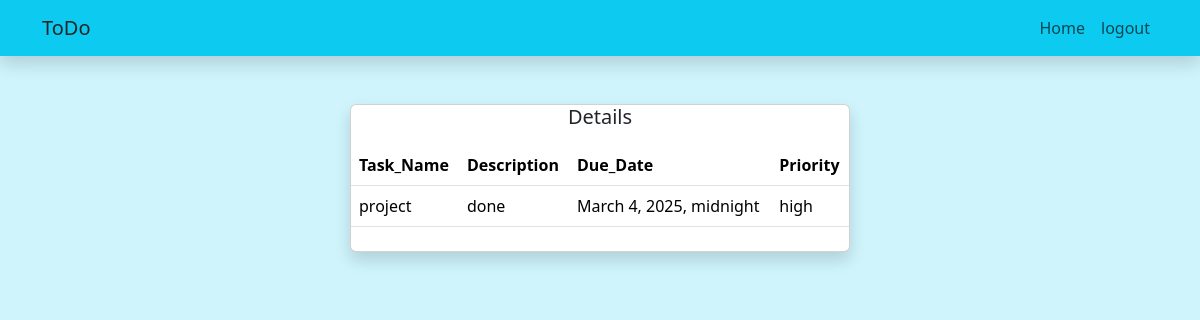
The page /task_manager/details/1 (signed in) on the database its author committed.
### task_manager/models.py (models this page shows, shortened)
class TaskModel(models.Model):
    task_name = models.CharField(max_length=100)
    task_description = models.TextField(max_length=200)
    created_date = models.DateTimeField(auto_now_add=True)
    due_date = models.DateTimeField()
    priority_level = [
        ("low","low"),
        ("medium","medium"),
        ("high","high")
    ]
    priority = models.CharField(max_length=10,choices=priority_level)
    point = models.IntegerField(default=0)
    status =models.BooleanField(default=False)
    user = models.ForeignKey(User,on_delete=models.CASCADE)
    def __str__(self):
        return self.task_name

### task_manager/views.py (the view)
# urls.py: path('task_manager/details/<int:pk>',TaskDetailsView.as_view(),name='details'),
@ method_decorator(decorator=is_user,name="dispatch")
class TaskDetailsView(View):
    def get(self,request,**kwargs):
        id  = kwargs.get("pk")
        data = TaskModel.objects.get(id = id)
        return render(request,"details.html",{'data':data})

### task_manager/views.py (called while the page is built)
def is_user(fn):
    def wrapper(request,**kwargs):
        id = kwargs.get("pk")
        data = TaskModel.objects.get(id = id)
        if data.user == request.user:
            return fn(request,**kwargs)
        else:
            return redirect("signin")
    return wrapper

### task_manager/templates/details.html (shortened to what this page needs)
<!DOCTYPE html>
<html lang="en">
<head>
    <link href="https://cdn.jsdelivr.net/npm/bootstrap@5.3.3/dist/css/bootstrap.min.css" rel="stylesheet"
>
</head>
<body class="bg-info-subtle">
    <div>
        <nav class="navbar navbar-expand-lg bg-info bg-gradients shadow">
            <div class="container">
                <a href="" class="navbar-brand card-title">
                    ToDo
                </a>
                <div class="d-flex justify-content-start">
                    <ul class="navbar-nav">
                        <li class="nav-item">
                            <a href="" class="nav-link">Home</a>
                        </li>
                        <li>
                            <a class="nav-link" href="http://127.0.0.1:8000">logout</a>
                        </li>
                    </ul>
                </div>
            </div>
        </nav>
    </div>
    <div class="d-flex justify-content-center">
        <div class="card col-md-5 shadow  shadow bg-primary.bg-gradients mt-5">
            <h5 class="text-center">Details</h5>
            <div class="d-flex justify-content-center mt-2 mb-2">
                <table class="table">
                    <tr>
                        <th>Task_Name</th>
                        <th>Description</th>
                        <th>Due_Date</th>
                        <th>Priority</th>
                    </tr>
                    <tr>
                        <td>{{data}}</td>
                        <td>{{data.task_description}}</td>
                        <td>{{data.due_date}}</td>
                        <td>{{data.priority}}</td>
                    </tr>
                </table>
            </div>
        </div>
    </div>
</body>
</html>

### rows shown on the page
TaskModel: task_name "project", task_description "done", due_date "March 4, 2025, midnight", priority "high"
